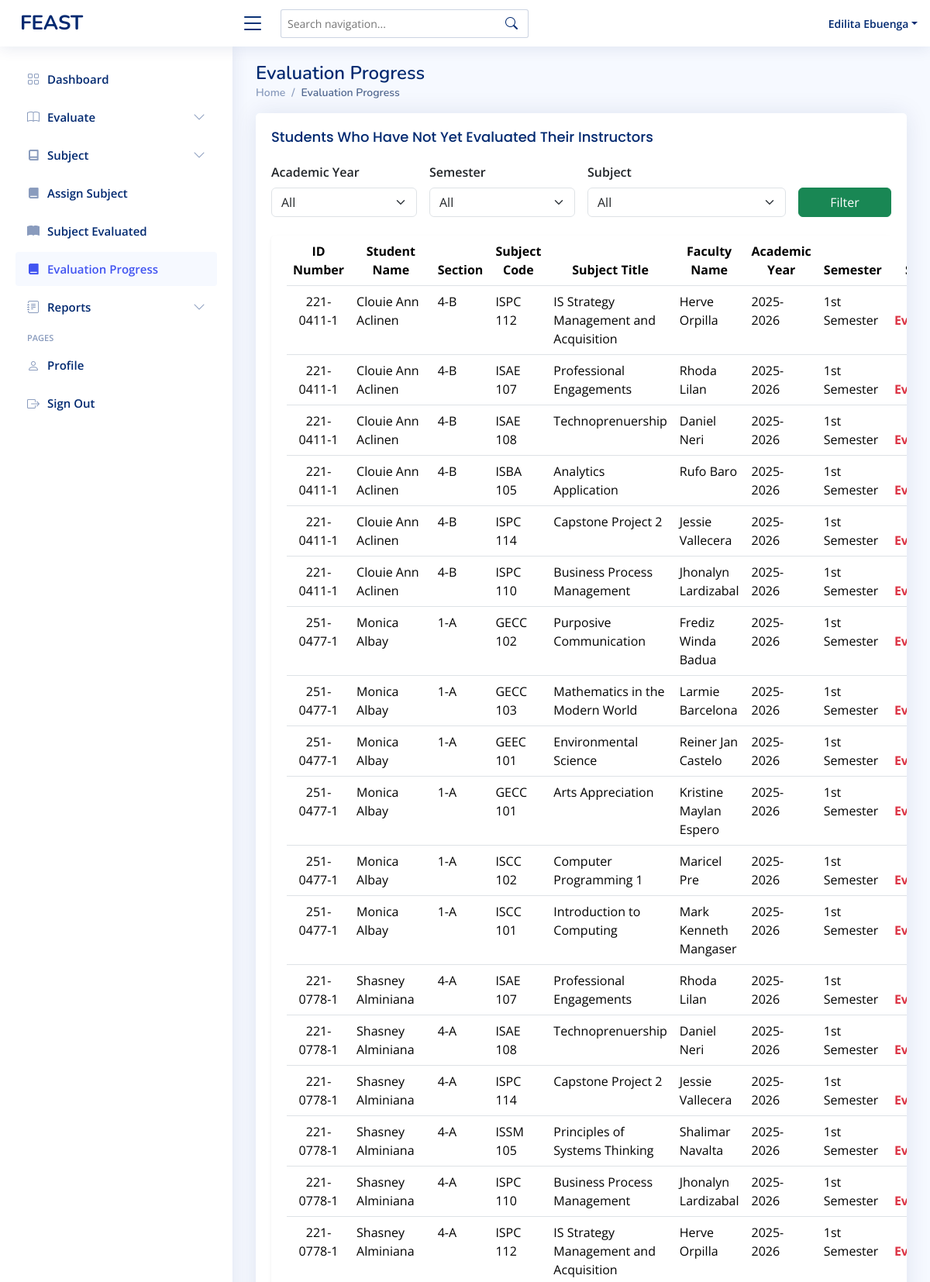
The page /admin-evaluationprogress.php (signed in, upper part) on the database its author committed.
### tables this page shows
CREATE TABLE `student_subject` (
  `idnumber` int(11) NOT NULL,
  `student_id` varchar(11) NOT NULL,
  `subject_code` varchar(11) NOT NULL,
  `academic_year` varchar(9) DEFAULT NULL,
  `semester` varchar(20) DEFAULT NULL,
  `faculty_id` varchar(11) DEFAULT NULL,
  `admin_id` varchar(50) DEFAULT NULL
);

CREATE TABLE `student` (
  `idnumber` varchar(11) NOT NULL,
  `first_name` varchar(50) NOT NULL,
  `mid_name` varchar(50) NOT NULL,
  `last_name` varchar(50) NOT NULL,
  `password` varchar(255) NOT NULL,
  `department` varchar(255) NOT NULL,
  `program` varchar(255) DEFAULT NULL,
  `section` varchar(11) NOT NULL,
  `role` varchar(50) NOT NULL DEFAULT 'student'
);

CREATE TABLE `subject` (
  `idnumber` int(11) NOT NULL,
  `code` varchar(11) NOT NULL,
  `title` varchar(255) NOT NULL,
  `faculty_id` varchar(11) DEFAULT NULL,
  `admin_id` varchar(11) DEFAULT NULL,
  `department` varchar(255) DEFAULT NULL,
  `program` varchar(255) DEFAULT NULL
);

### admin-evaluationprogress.php (the view, shortened to what this page needs)
<?php
include 'conn/conn.php';
$admin_id = $_SESSION['idnumber'];
$dept_query = $conn->prepare("SELECT department_name FROM admin_departments WHERE admin_idnumber = ?");
$dept_query->bind_param("s", $admin_id);
$dept_query->execute();
$dept_result = $dept_query->get_result();
$departments = [];
while ($row = $dept_result->fetch_assoc()) {
  $departments[] = $row['department_name'];
}
$sql = "
SELECT
    s.idnumber AS student_id,
    CONCAT(s.first_name, ' ', s.last_name) AS student_name,
    s.department AS student_department,
    s.section AS student_section,
    subj.code AS subject_code,
    subj.title AS subject_title,
    f.idnumber AS faculty_id,
    CONCAT(f.first_name, ' ', f.last_name) AS faculty_name,
    ss.academic_year,
    ss.semester
FROM student_subject ss
INNER JOIN student s ON s.idnumber = ss.student_id
INNER JOIN subject subj ON subj.code = ss.subject_code
INNER JOIN faculty f ON f.idnumber = ss.faculty_id
LEFT JOIN evaluation e
    ON e.student_id = ss.student_id
    AND e.faculty_id = ss.faculty_id
    AND e.subject_code = ss.subject_code
    AND e.academic_year = ss.academic_year
    AND e.semester = ss.semester
WHERE e.id IS NULL
  AND s.department IN ('" . implode("','", $departments) . "')  /* ✅ Only show students in admin’s department */
";
$sql .= " ORDER BY s.last_name, s.first_name ASC";
$result = mysqli_query($conn, $sql);
?>
<!DOCTYPE html>
<html lang="en">
<head>
  <?php include 'head.php' ?>
</head>
<body>
  <?php include 'admin-header.php'; ?>
  <?php include 'admin-sidebar.php'; ?>
  <main id="main" class="main">
    <div class="pagetitle">
      <h1>Evaluation Progress</h1>
      <nav>
        <ol class="breadcrumb">
          <li class="breadcrumb-item"><a href="admin-dashboard.php">Home</a></li>
          <li class="breadcrumb-item active">Evaluation Progress</li>
        </ol>
      </nav>
    </div>
    <section class="section dashboard">
      <div class="card">
        <div class="card-body table-responsive">
          <h5 class="card-title">Students Who Have Not Yet Evaluated Their Instructors</h5>
          <form method="get" class="row g-3 mb-4">
            <div class="col-md-3">
              <label for="year" class="form-label fw-semibold">Academic Year</label>
              <select class="form-select" name="year" id="year">
                <option value="All">All</option>
              </select>
            </div>
            <div class="col-md-3">
              <label for="semester" class="form-label fw-semibold">Semester</label>
              <select class="form-select" name="semester" id="semester">
                <option value="All">All</option>
              </select>
            </div>
            <div class="col-md-4">
              <label for="subject" class="form-label fw-semibold">Subject</label>
              <select class="form-select" name="subject" id="subject">
                <option value="All">All</option>
              </select>
            </div>
            <div class="col-md-2 d-flex align-items-end">
              <button type="submit" class="btn btn-success w-100">Filter</button>
            </div>
          </form>
          <div class="card shadow-sm">
            <div class="card-body">
              <table class="table datatable table-hover">
                <thead class="table text-center">
                  <tr>
                    <th>ID Number</th>
                    <th>Student Name</th>
                    <th>Section</th>
                    <th>Subject Code</th>
                    <th>Subject Title</th>
                    <th>Faculty Name</th>
                    <th>Academic Year</th>
                    <th>Semester</th>
                    <th>Status</th>
                  </tr>
                </thead>
                <tbody>
                  <?php
                  if (mysqli_num_rows($result) > 0) {
                    while ($row = mysqli_fetch_assoc($result)) {
                      echo "<tr>
                              <td class='text-center'>{$row['student_id']}</td>
                              <td>{$row['student_name']}</td>
                              <td>{$row['student_section']}</td>
                              <td>{$row['subject_code']}</td>
                              <td>{$row['subject_title']}</td>
                              <td>{$row['faculty_name']}</td>
                              <td>{$row['academic_year']}</td>
                              <td>{$row['semester']}</td>
                              <td class='text-danger fw-bold text-center'>Not Evaluated</td>
                            </tr>";
                    }
                  } else {
                    echo "<tr><td colspan='9' class='text-center text-muted'>All students have completed their evaluations.</td></tr>";
                  }
                  ?>
                </tbody>
              </table>
            </div>
          </div>
        </div>
      </div>
    </section>
  </main>
</body>
</html>

### assets/css/style.css (style rules this page uses)
:root { scroll-behavior: smooth; }
body { font-family: "Open Sans", sans-serif; background: #f6f9ff; color: #444444; }
a { color: #4154f1; text-decoration: none; }
h1, h2, h3, h4, h5, h6 { font-family: "Nunito", sans-serif; }
#main { margin-top: 60px; padding: 20px 30px; transition: all 0.3s; }
.pagetitle { margin-bottom: 10px; }
.pagetitle h1 { font-size: 24px; margin-bottom: 0; font-weight: 600; color: #012970; }
.card { margin-bottom: 30px; border: none; border-radius: 5px; box-shadow: 0px 0 30px rgba(1, 41, 112, 0.1); }
.card-title { padding: 20px 0 15px 0; font-size: 18px; font-weight: 500; color: #012970; font-family: "Poppins", sans-serif; }
.card-body { padding: 0 20px 20px 20px; }
.breadcrumb { font-size: 14px; font-family: "Nunito", sans-serif; color: #899bbd; font-weight: 600; }
.breadcrumb a { color: #899bbd; transition: 0.3s; }
.breadcrumb .breadcrumb-item::before { color: #899bbd; }
.breadcrumb .active { color: #51678f; font-weight: 600; }
@media (min-width: 1200px) { #main, #footer { margin-left: 300px; } }

### rows shown on the page
student_subject: student.idnumber "221- 0411-1", student_name "Clouie Ann Aclinen", student.section "4-B", subject.code "ISPC 112", subject.title "IS Strategy Management and Acquisition", faculty_name "Herve Orpilla", academic_year "2025-2026", semester "1st Semester"
student_subject: student.idnumber "221- 0411-1", student_name "Clouie Ann Aclinen", student.section "4-B", subject.code "ISAE 107", subject.title "Professional Engagements", faculty_name "Rhoda Lilan", academic_year "2025-2026", semester "1st Semester"
student_subject: student.idnumber "221- 0411-1", student_name "Clouie Ann Aclinen", student.section "4-B", subject.code "ISAE 108", subject.title "Technoprenuership", faculty_name "Daniel Neri", academic_year "2025-2026", semester "1st Semester"
student_subject: student.idnumber "221- 0411-1", student_name "Clouie Ann Aclinen", student.section "4-B", subject.code "ISBA 105", subject.title "Analytics Application", faculty_name "Rufo Baro", academic_year "2025-2026", semester "1st Semester"
student_subject: student.idnumber "221- 0411-1", student_name "Clouie Ann Aclinen", student.section "4-B", subject.code "ISPC 114", subject.title "Capstone Project 2", faculty_name "Jessie Vallecera", academic_year "2025-2026", semester "1st Semester"
student_subject: student.idnumber "221- 0411-1", student_name "Clouie Ann Aclinen", student.section "4-B", subject.code "ISPC 110", subject.title "Business Process Management", faculty_name "Jhonalyn Lardizabal", academic_year "2025-2026", semester "1st Semester"
student_subject: student.idnumber "251-0477-1", student_name "Monica Albay", student.section "1-A", subject.code "GECC 102", subject.title "Purposive Communication", faculty_name "Frediz Winda Badua", academic_year "2025-2026", semester "1st Semester"
student_subject: student.idnumber "251-0477-1", student_name "Monica Albay", student.section "1-A", subject.code "GECC 103", subject.title "Mathematics in the Modern World", faculty_name "Larmie Barcelona", academic_year "2025-2026", semester "1st Semester"
student_subject: student.idnumber "251-0477-1", student_name "Monica Albay", student.section "1-A", subject.code "GEEC 101", subject.title "Environmental Science", faculty_name "Reiner Jan Castelo", academic_year "2025-2026", semester "1st Semester"
student_subject: student.idnumber "251-0477-1", student_name "Monica Albay", student.section "1-A", subject.code "GECC 101", subject.title "Arts Appreciation", faculty_name "Kristine Maylan Espero", academic_year "2025-2026", semester "1st Semester"
student_subject: student.idnumber "251-0477-1", student_name "Monica Albay", student.section "1-A", subject.code "ISCC 102", subject.title "Computer Programming 1", faculty_name "Maricel Pre", academic_year "2025-2026", semester "1st Semester"
student_subject: student.idnumber "251-0477-1", student_name "Monica Albay", student.section "1-A", subject.code "ISCC 101", subject.title "Introduction to Computing", faculty_name "Mark Kenneth Mangaser", academic_year "2025-2026", semester "1st Semester"
student_subject: student.idnumber "221-0778-1", student_name "Shasney Alminiana", student.section "4-A", subject.code "ISAE 107", subject.title "Professional Engagements", faculty_name "Rhoda Lilan", academic_year "2025-2026", semester "1st Semester"
student_subject: student.idnumber "221-0778-1", student_name "Shasney Alminiana", student.section "4-A", subject.code "ISAE 108", subject.title "Technoprenuership", faculty_name "Daniel Neri", academic_year "2025-2026", semester "1st Semester"
student_subject: student.idnumber "221-0778-1", student_name "Shasney Alminiana", student.section "4-A", subject.code "ISPC 114", subject.title "Capstone Project 2", faculty_name "Jessie Vallecera", academic_year "2025-2026", semester "1st Semester"
student_subject: student.idnumber "221-0778-1", student_name "Shasney Alminiana", student.section "4-A", subject.code "ISSM 105", subject.title "Principles of Systems Thinking", faculty_name "Shalimar Navalta", academic_year "2025-2026", semester "1st Semester"
student_subject: student.idnumber "221-0778-1", student_name "Shasney Alminiana", student.section "4-A", subject.code "ISPC 110", subject.title "Business Process Management", faculty_name "Jhonalyn Lardizabal", academic_year "2025-2026", semester "1st Semester"
student_subject: student.idnumber "221-0778-1", student_name "Shasney Alminiana", student.section "4-A", subject.code "ISPC 112", subject.title "IS Strategy Management and Acquisition", faculty_name "Herve Orpilla", academic_year "2025-2026", semester "1st Semester"

### other values the page prints
$_SESSION['first_name'] "Edilita"
$_SESSION['last_name'] "Ebuenga"
